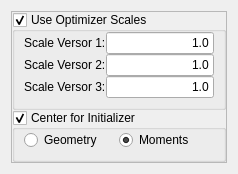
              <widget class="QWidget" name="Versor">
               <layout class="QVBoxLayout" name="verticalLayout_105">
                <item>
                 <widget class="QFrame" name="m_VersorFrame">
                  <property name="frameShape">
                   <enum>QFrame::StyledPanel</enum>
                  </property>
                  <property name="frameShadow">
                   <enum>QFrame::Raised</enum>
                  </property>
                  <layout class="QVBoxLayout" name="verticalLayout_76">
                   <property name="spacing">
                    <number>0</number>
                   </property>
                   <property name="margin">
                    <number>0</number>
                   </property>
                   <item>
                    <widget class="QGroupBox" name="m_UseOptimizerScalesVersor">
                     <property name="title">
                      <string>Use Optimizer Scales</string>
                     </property>
                     <property name="checkable">
                      <bool>true</bool>
                     </property>
                     <layout class="QVBoxLayout" name="verticalLayout_75">
                      <property name="spacing">
                       <number>0</number>
                      </property>
                      <property name="leftMargin">
                       <number>9</number>
                      </property>
                      <property name="topMargin">
                       <number>0</number>
                      </property>
                      <property name="rightMargin">
                       <number>9</number>
                      </property>
                      <property name="bottomMargin">
                       <number>9</number>
                      </property>
                      <item>
                       <layout class="QHBoxLayout" name="_125">
                        <item>
                         <layout class="QVBoxLayout" name="_126">
                          <item>
                           <widget class="QLabel" name="textLabel1_8_2_3_2_2_2_3_2">
                            <property name="text">
                             <string>Scale Versor 1:</string>
                            </property>
                            <property name="wordWrap">
                             <bool>false</bool>
                            </property>
                           </widget>
                          </item>
                          <item>
                           <widget class="QLabel" name="textLabel2_6_3_3_2_2_2_3_2">
                            <property name="text">
                             <string>Scale Versor 2:</string>
                            </property>
                            <property name="wordWrap">
                             <bool>false</bool>
                            </property>
                           </widget>
                          </item>
                          <item>
                           <widget class="QLabel" name="textLabel3_5_3_3_2_2_2_3_2">
                            <property name="text">
                             <string>Scale Versor 3:</string>
                            </property>
                            <property name="wordWrap">
                             <bool>false</bool>
                            </property>
                           </widget>
                          </item>
                         </layout>
                        </item>
                        <item>
                         <layout class="QVBoxLayout" name="_127">
                          <item>
                           <widget class="QLineEdit" name="m_ScalesVersorTransformScale1">
                            <property name="text">
                             <string>1.0</string>
                            </property>
                            <property name="alignment">
                             <set>Qt::AlignRight</set>
                            </property>
                           </widget>
                          </item>
                          <item>
                           <widget class="QLineEdit" name="m_ScalesVersorTransformScale2">
                            <property name="text">
                             <string>1.0</string>
                            </property>
                            <property name="alignment">
                             <set>Qt::AlignRight</set>
                            </property>
                           </widget>
                          </item>
                          <item>
                           <widget class="QLineEdit" name="m_ScalesVersorTransformScale3">
                            <property name="text">
                             <string>1.0</string>
                            </property>
                            <property name="alignment">
                             <set>Qt::AlignRight</set>
                            </property>
                           </widget>
                          </item>
                         </layout>
                        </item>
                       </layout>
                      </item>
                     </layout>
                    </widget>
                   </item>
                   <item>
                    <widget class="QGroupBox" name="m_CenterForInitializerVersor">
                     <property name="title">
                      <string>Center for Initializer</string>
                     </property>
                     <property name="checkable">
                      <bool>true</bool>
                     </property>
                     <layout class="QHBoxLayout" name="horizontalLayout_7">
                      <property name="spacing">
                       <number>0</number>
                      </property>
                      <property name="leftMargin">
                       <number>9</number>
                      </property>
                      <property name="topMargin">
                       <number>0</number>
                      </property>
                      <property name="rightMargin">
                       <number>9</number>
                      </property>
                      <property name="bottomMargin">
                       <number>9</number>
                      </property>
                      <item>
                       <widget class="QRadioButton" name="m_GeometryVersor">
                        <property name="enabled">
                         <bool>true</bool>
                        </property>
                        <property name="text">
                         <string>Geometry</string>
                        </property>
                       </widget>
                      </item>
                      <item>
                       <widget class="QRadioButton" name="m_MomentsVersor">
                        <property name="enabled">
                         <bool>true</bool>
                        </property>
                        <property name="text">
                         <string>Moments</string>
                        </property>
                        <property name="checked">
                         <bool>true</bool>
                        </property>
                       </widget>
                      </item>
                     </layout>
                    </widget>
                   </item>
                  </layout>
                 </widget>
                </item>
               </layout>
              </widget>
